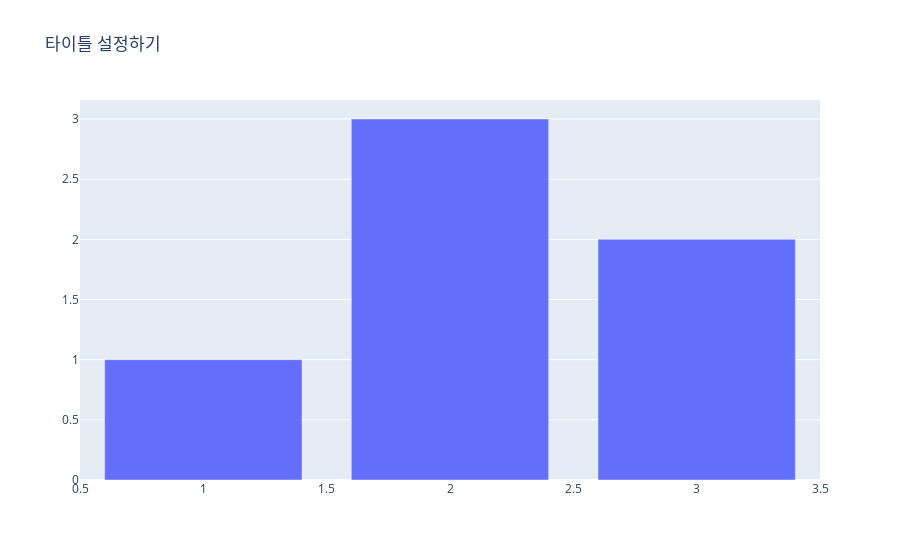

This figure's notebook cell:
### Code cell
# graph_objects  방법
import plotly.graph_objects as go

fig = go.Figure(data=[go.Bar(x=[1, 2, 3], y=[1, 3, 2])])

fig.update_layout(title_text="타이틀 설정하기")

fig.show()

### Figure 1 — Plotly figure (JSON) as saved in the notebook; plotly's stock layout.template omitted (floating-point values rounded to 4 significant figures)
{"data": [{"type": "bar", "x": [1, 2, 3], "y": [1, 3, 2]}], "layout": {"title": {"text": "타이틀 설정하기"}}}
